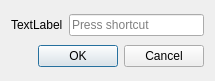
<?xml version="1.0" encoding="UTF-8"?>
<ui version="4.0">
 <class>ShortcutRecorderDialog</class>
 <widget class="QDialog" name="ShortcutRecorderDialog">
  <property name="geometry">
   <rect>
    <x>0</x>
    <y>0</y>
    <width>215</width>
    <height>81</height>
   </rect>
  </property>
  <property name="windowTitle">
   <string>Dialog</string>
  </property>
  <layout class="QGridLayout" name="gridLayout">
   <item row="0" column="0">
    <widget class="QLabel" name="label">
     <property name="text">
      <string>TextLabel</string>
     </property>
    </widget>
   </item>
   <item row="0" column="1">
    <widget class="QKeySequenceEdit" name="keySequenceEdit"/>
   </item>
   <item row="1" column="0" colspan="2">
    <widget class="QDialogButtonBox" name="buttonBox">
     <property name="standardButtons">
      <set>QDialogButtonBox::Cancel|QDialogButtonBox::Ok</set>
     </property>
    </widget>
   </item>
  </layout>
 </widget>
 <resources/>
 <connections/>
</ui>
